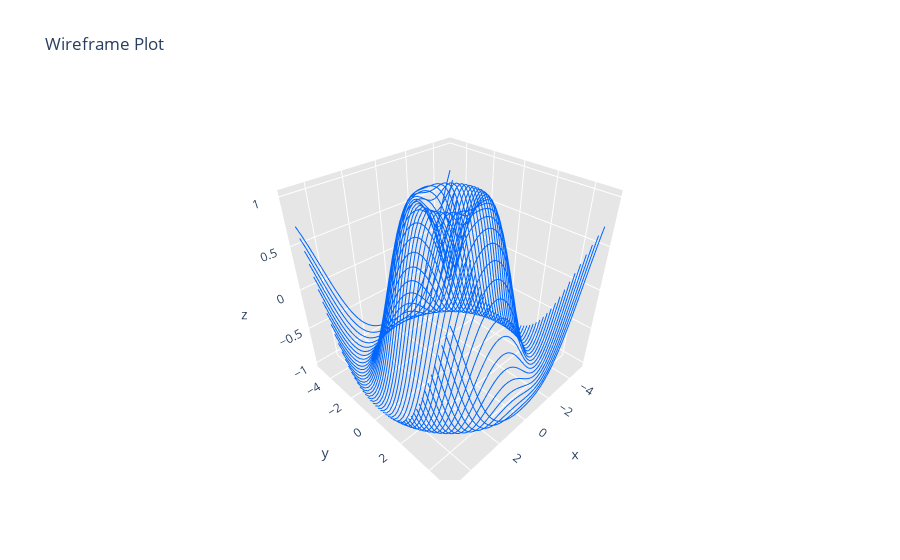

Here is the notebook cell this chart was saved with:
### Markdown cell above
#### Wireframe with plotly

### Code cell
import plotly as py
import plotly.graph_objs as go

py.offline.init_notebook_mode(connected=True)
import numpy as np

# Creating the data
x = np.linspace(-5, 5, 50)
y = np.linspace(-5, 5, 50)
xGrid, yGrid = np.meshgrid(y, x)
R = np.sqrt(xGrid ** 2 + yGrid ** 2)
z = np.sin(R)

# Creating the plot
lines = []
line_marker = dict(color='#0066FF', width=2)
for i, j, k in zip(xGrid, yGrid, z):
    lines.append(go.Scatter3d(x=i, y=j, z=k, mode='lines', line=line_marker))

layout = go.Layout(
    title='Wireframe Plot',
    scene=dict(
        xaxis=dict(
            gridcolor='rgb(255, 255, 255)',
            zerolinecolor='rgb(255, 255, 255)',
            showbackground=True,
            backgroundcolor='rgb(230, 230,230)'
        ),
        yaxis=dict(
            gridcolor='rgb(255, 255, 255)',
            zerolinecolor='rgb(255, 255, 255)',
            showbackground=True,
            backgroundcolor='rgb(230, 230,230)'
        ),
        zaxis=dict(
            gridcolor='rgb(255, 255, 255)',
            zerolinecolor='rgb(255, 255, 255)',
            showbackground=True,
            backgroundcolor='rgb(230, 230,230)'
        )
    ),
    showlegend=False,
)
fig = go.Figure(data=lines, layout=layout)
py.offline.iplot(fig, filename='wireframe_plot')
